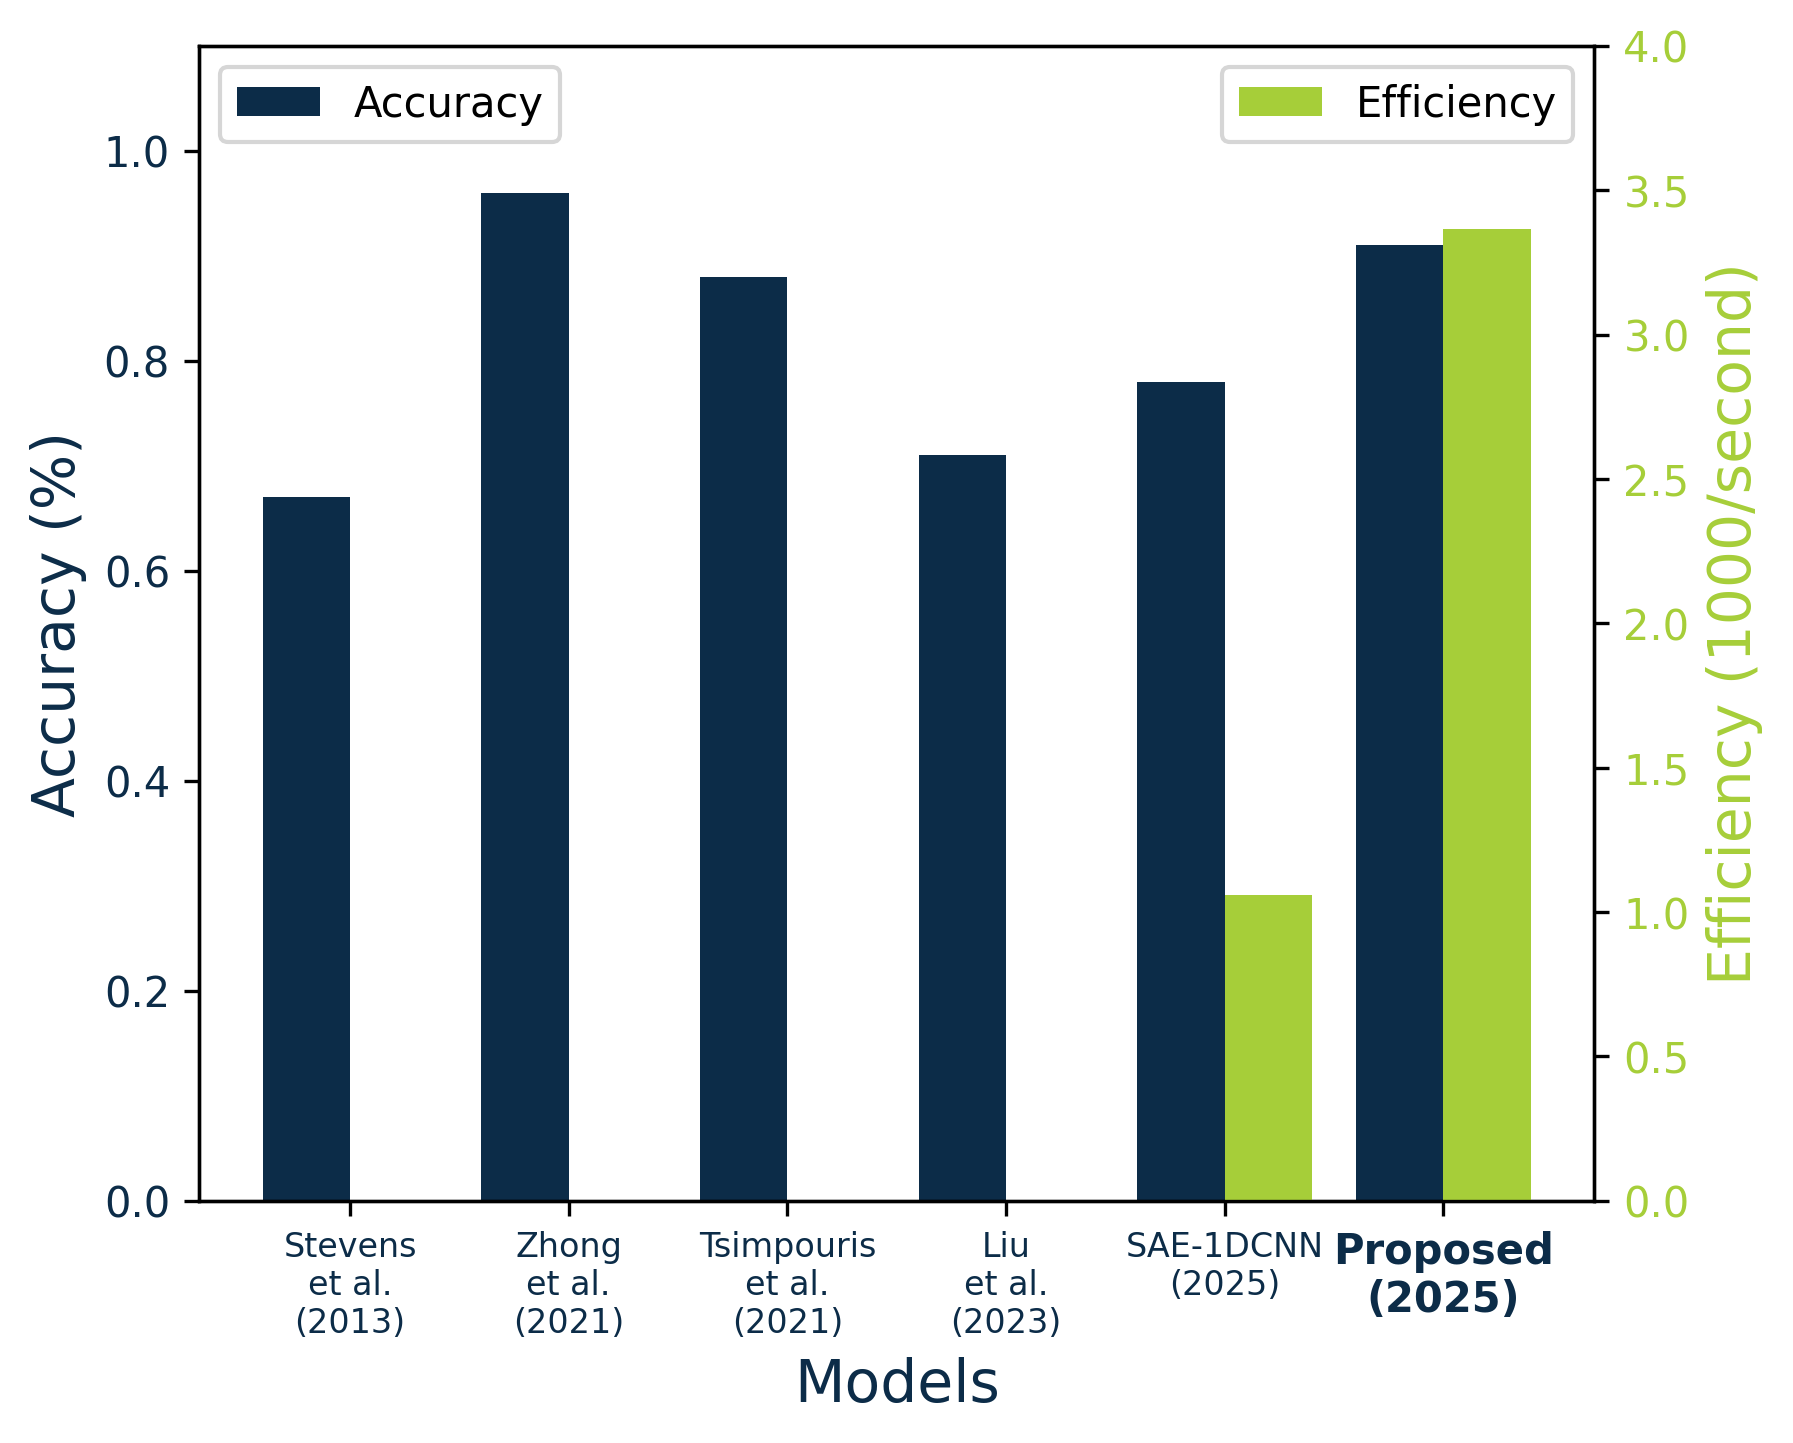

The script that saved this image:
import numpy as np
import matplotlib.pyplot as plt
from matplotlib.font_manager import FontProperties

models = ["Stevens\net al.\n(2013)", "Zhong\net al.\n(2021)",
          "Tsimpouris\net al.\n(2021)",
          "Liu\net al.\n(2023)","SAE-1DCNN\n(2025)","Proposed\n(2025)"]
accuracy = [0.67,0.96,0.88,0.71, 0.78,0.91]
efficiency = [0,0,0,0,1000/945,1000/297]

x = np.arange(len(models))
width = 0.4

fig, ax1 = plt.subplots(figsize=(6, 5))
ax1.set_xlabel("Models", color="#0C2C48", fontsize=14)
ax1.set_ylabel("Accuracy (%)", color="#0C2C48", fontsize=14)
ax1.bar(x - width/2, accuracy, width, color="#0C2C48", label="Accuracy")
ax1.tick_params(axis='y', labelcolor="#0C2C48")
ax1.set_ylim(0, 1.1)


ax1.set_xticks(x)
ax1.set_xticklabels(models,fontsize=8, color="#0C2C48")
bold_font = FontProperties(weight='bold')
for label in ax1.get_xticklabels()[-1:]:
    label.set_fontproperties(bold_font)

ax2 = ax1.twinx()
ax2.set_ylabel("Efficiency (1000/second)", color="#A6CE39", fontsize=14)
ax2.bar(x + width/2, efficiency, width, color="#A6CE39", label="Efficiency")
ax2.tick_params(axis='y', labelcolor="#A6CE39")
ax2.set_ylim(0, 4)

ax1.legend(loc="upper left")
ax2.legend(loc="upper right")



plt.savefig("chart.png", dpi=300, bbox_inches='tight')
